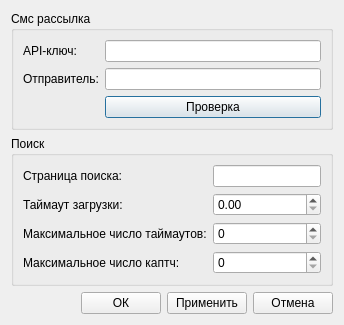
<?xml version="1.0" encoding="UTF-8"?>
<ui version="4.0">
 <class>settings_dialog</class>
 <widget class="QDialog" name="settings_dialog">
  <property name="geometry">
   <rect>
    <x>0</x>
    <y>0</y>
    <width>321</width>
    <height>268</height>
   </rect>
  </property>
  <property name="windowTitle">
   <string>Настройки</string>
  </property>
  <property name="windowIcon">
   <iconset resource="../resources/resources.qrc">
    <normaloff>:/icons/icons/settings.ico</normaloff>:/icons/icons/settings.ico</iconset>
  </property>
  <property name="modal">
   <bool>true</bool>
  </property>
  <layout class="QVBoxLayout" name="verticalLayout">
   <property name="sizeConstraint">
    <enum>QLayout::SetFixedSize</enum>
   </property>
   <item>
    <widget class="QGroupBox" name="group_0">
     <property name="title">
      <string>Смс рассылка</string>
     </property>
     <layout class="QGridLayout" name="gridLayout">
      <item row="0" column="1">
       <widget class="QLineEdit" name="key"/>
      </item>
      <item row="0" column="0">
       <widget class="QLabel" name="key_label">
        <property name="text">
         <string>API-ключ:</string>
        </property>
       </widget>
      </item>
      <item row="2" column="1">
       <widget class="QPushButton" name="test">
        <property name="text">
         <string>Проверка</string>
        </property>
       </widget>
      </item>
      <item row="1" column="0">
       <widget class="QLabel" name="from_label">
        <property name="text">
         <string>Отправитель:</string>
        </property>
       </widget>
      </item>
      <item row="1" column="1">
       <widget class="QLineEdit" name="from"/>
      </item>
     </layout>
    </widget>
   </item>
   <item>
    <widget class="QGroupBox" name="groupBox">
     <property name="title">
      <string>Поиск</string>
     </property>
     <layout class="QGridLayout" name="gridLayout_2">
      <item row="0" column="0">
       <widget class="QLabel" name="search_page_label">
        <property name="text">
         <string>Страница поиска:</string>
        </property>
       </widget>
      </item>
      <item row="1" column="0">
       <widget class="QLabel" name="timeout_label">
        <property name="text">
         <string>Таймаут загрузки:</string>
        </property>
       </widget>
      </item>
      <item row="2" column="0">
       <widget class="QLabel" name="max_timeouts_count_label">
        <property name="text">
         <string>Максимальное число таймаутов:</string>
        </property>
       </widget>
      </item>
      <item row="3" column="0">
       <widget class="QLabel" name="max_captchas_count_label">
        <property name="text">
         <string>Максимальное число каптч:</string>
        </property>
       </widget>
      </item>
      <item row="0" column="1">
       <widget class="QLineEdit" name="search_page"/>
      </item>
      <item row="2" column="1">
       <widget class="QSpinBox" name="max_timeouts_count">
        <property name="maximum">
         <number>10</number>
        </property>
       </widget>
      </item>
      <item row="3" column="1">
       <widget class="QSpinBox" name="max_captchas_count">
        <property name="maximum">
         <number>10</number>
        </property>
       </widget>
      </item>
      <item row="1" column="1">
       <widget class="QDoubleSpinBox" name="timeout">
        <property name="maximum">
         <double>20.000000000000000</double>
        </property>
       </widget>
      </item>
     </layout>
    </widget>
   </item>
   <item>
    <layout class="QHBoxLayout" name="layout_1">
     <item>
      <spacer name="spacer">
       <property name="orientation">
        <enum>Qt::Horizontal</enum>
       </property>
       <property name="sizeHint" stdset="0">
        <size>
         <width>40</width>
         <height>20</height>
        </size>
       </property>
      </spacer>
     </item>
     <item>
      <widget class="QPushButton" name="ok">
       <property name="text">
        <string>ОК</string>
       </property>
      </widget>
     </item>
     <item>
      <widget class="QPushButton" name="apply">
       <property name="text">
        <string>Применить</string>
       </property>
      </widget>
     </item>
     <item>
      <widget class="QPushButton" name="cancel">
       <property name="text">
        <string>Отмена</string>
       </property>
      </widget>
     </item>
    </layout>
   </item>
  </layout>
 </widget>
 <resources>
  <include location="../resources/resources.qrc"/>
 </resources>
 <connections>
  <connection>
   <sender>ok</sender>
   <signal>clicked()</signal>
   <receiver>settings_dialog</receiver>
   <slot>accept()</slot>
   <hints>
    <hint type="sourcelabel">
     <x>148</x>
     <y>254</y>
    </hint>
    <hint type="destinationlabel">
     <x>27</x>
     <y>97</y>
    </hint>
   </hints>
  </connection>
  <connection>
   <sender>cancel</sender>
   <signal>clicked()</signal>
   <receiver>settings_dialog</receiver>
   <slot>reject()</slot>
   <hints>
    <hint type="sourcelabel">
     <x>310</x>
     <y>254</y>
    </hint>
    <hint type="destinationlabel">
     <x>-33</x>
     <y>79</y>
    </hint>
   </hints>
  </connection>
  <connection>
   <sender>apply</sender>
   <signal>clicked()</signal>
   <receiver>settings_dialog</receiver>
   <slot>on_apply()</slot>
   <hints>
    <hint type="sourcelabel">
     <x>184</x>
     <y>239</y>
    </hint>
    <hint type="destinationlabel">
     <x>-14</x>
     <y>234</y>
    </hint>
   </hints>
  </connection>
  <connection>
   <sender>test</sender>
   <signal>clicked()</signal>
   <receiver>settings_dialog</receiver>
   <slot>on_test()</slot>
   <hints>
    <hint type="sourcelabel">
     <x>180</x>
     <y>94</y>
    </hint>
    <hint type="destinationlabel">
     <x>332</x>
     <y>65</y>
    </hint>
   </hints>
  </connection>
 </connections>
 <slots>
  <slot>on_apply()</slot>
  <slot>on_test()</slot>
 </slots>
</ui>
